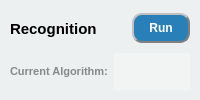
               <widget class="QWidget" name="widget_7" native="true">
                <property name="styleSheet">
                 <string notr="true">background-color: rgb(236, 240, 241);</string>
                </property>
                <layout class="QVBoxLayout" name="verticalLayout_4">
                 <property name="leftMargin">
                  <number>0</number>
                 </property>
                 <property name="topMargin">
                  <number>10</number>
                 </property>
                 <property name="rightMargin">
                  <number>0</number>
                 </property>
                 <property name="bottomMargin">
                  <number>10</number>
                 </property>
                 <item>
                  <widget class="QWidget" name="widget_12" native="true">
                   <layout class="QHBoxLayout" name="horizontalLayout_6" stretch="2,1">
                    <property name="leftMargin">
                     <number>10</number>
                    </property>
                    <property name="topMargin">
                     <number>0</number>
                    </property>
                    <property name="rightMargin">
                     <number>10</number>
                    </property>
                    <property name="bottomMargin">
                     <number>0</number>
                    </property>
                    <item>
                     <widget class="QLabel" name="func_lab_4">
                      <property name="font">
                       <font>
                        <family>Arial</family>
                        <pointsize>11</pointsize>
                        <weight>75</weight>
                        <bold>true</bold>
                       </font>
                      </property>
                      <property name="text">
                       <string>Recognition</string>
                      </property>
                     </widget>
                    </item>
                    <item>
                     <widget class="QPushButton" name="discern_btn">
                      <property name="minimumSize">
                       <size>
                        <width>0</width>
                        <height>30</height>
                       </size>
                      </property>
                      <property name="font">
                       <font>
                        <family>Arial</family>
                        <weight>75</weight>
                        <bold>true</bold>
                       </font>
                      </property>
                      <property name="cursor">
                       <cursorShape>PointingHandCursor</cursorShape>
                      </property>
                      <property name="styleSheet">
                       <string notr="true">background-color:rgb(41, 128, 185);
color: rgb(255, 255, 255);
border-radius: 10px;
border: 2px groove gray;
border-style: outset;</string>
                      </property>
                      <property name="text">
                       <string>Run</string>
                      </property>
                     </widget>
                    </item>
                   </layout>
                  </widget>
                 </item>
                 <item>
                  <widget class="QWidget" name="widget_13" native="true">
                   <layout class="QHBoxLayout" name="horizontalLayout_7" stretch="1,2">
                    <property name="leftMargin">
                     <number>10</number>
                    </property>
                    <property name="topMargin">
                     <number>0</number>
                    </property>
                    <property name="rightMargin">
                     <number>10</number>
                    </property>
                    <property name="bottomMargin">
                     <number>0</number>
                    </property>
                    <item>
                     <widget class="QLabel" name="func_lab_5">
                      <property name="font">
                       <font>
                        <family>Arial</family>
                        <pointsize>8</pointsize>
                        <weight>75</weight>
                        <bold>true</bold>
                       </font>
                      </property>
                      <property name="styleSheet">
                       <string notr="true">color: rgb(136, 136, 136);</string>
                      </property>
                      <property name="text">
                       <string>Current Algorithm:</string>
                      </property>
                     </widget>
                    </item>
                    <item>
                     <widget class="QLabel" name="algorithm_lab">
                      <property name="font">
                       <font>
                        <family>Arial</family>
                        <pointsize>8</pointsize>
                        <weight>75</weight>
                        <bold>true</bold>
                       </font>
                      </property>
                      <property name="styleSheet">
                       <string notr="true">color: rgb(136, 136, 136);
background-color: rgb(243, 243, 243,200);</string>
                      </property>
                      <property name="text">
                       <string/>
                      </property>
                     </widget>
                    </item>
                   </layout>
                  </widget>
                 </item>
                </layout>
               </widget>
